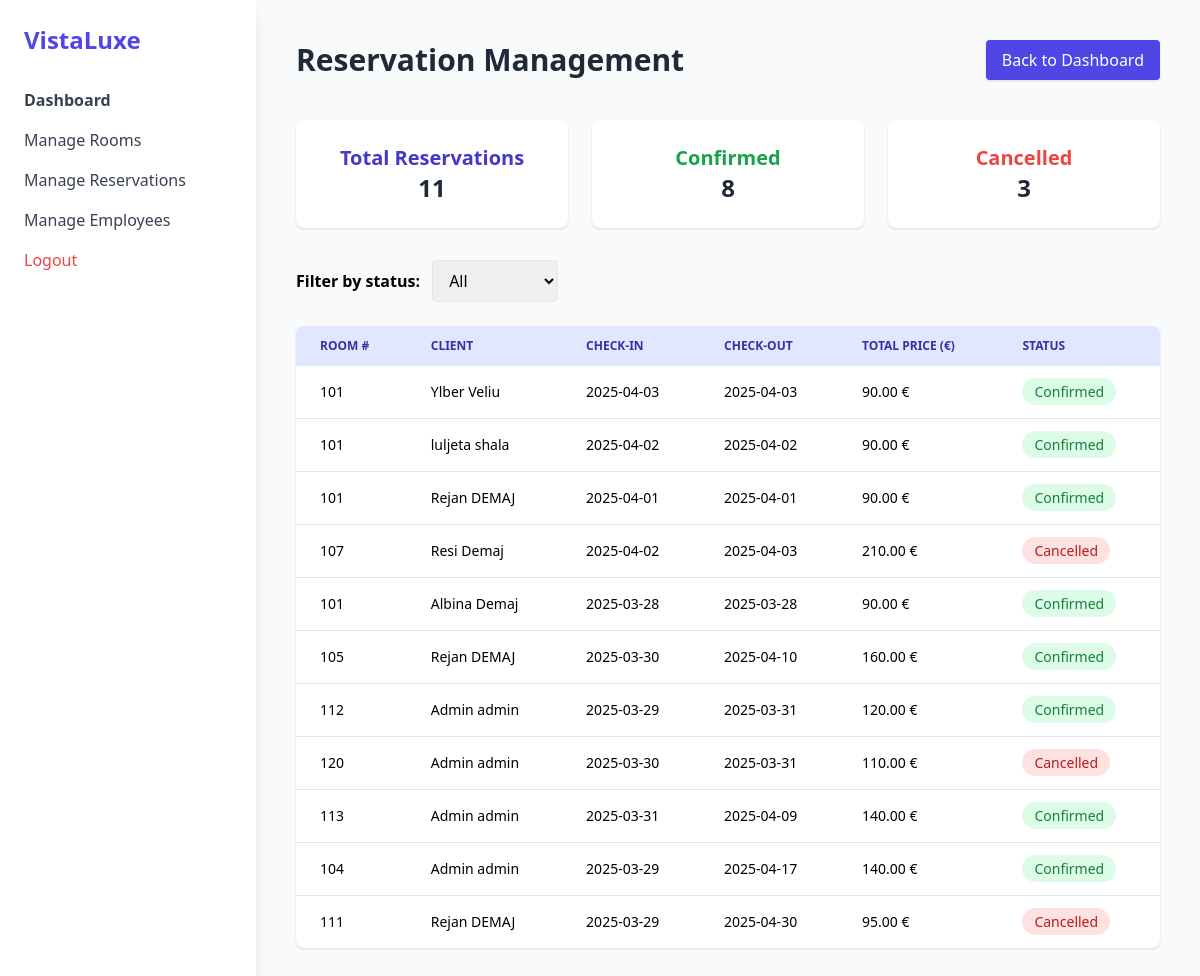
The app's page /admin/reservations.php (signed in) with its own data.
### tables this page shows
CREATE TABLE `reservations` (
  `id` int(11) NOT NULL,
  `user_id` int(11) DEFAULT NULL,
  `room_id` int(11) DEFAULT NULL,
  `check_in` date DEFAULT NULL,
  `check_out` date DEFAULT NULL,
  `total_price` decimal(10,2) DEFAULT NULL,
  `status` enum('pending','confirmed','cancelled') DEFAULT 'pending',
  `created_at` timestamp NOT NULL DEFAULT current_timestamp()
);

CREATE TABLE `rooms` (
  `id` int(11) NOT NULL,
  `room_number` varchar(10) DEFAULT NULL,
  `room_type_id` int(11) DEFAULT NULL,
  `price` decimal(10,2) DEFAULT NULL,
  `description` text DEFAULT NULL,
  `photo` varchar(255) DEFAULT NULL,
  `status` enum('available','booked') DEFAULT 'available',
  `created_at` timestamp NOT NULL DEFAULT current_timestamp()
);

CREATE TABLE `users` (
  `id` int(11) NOT NULL,
  `first_name` varchar(50) DEFAULT NULL,
  `last_name` varchar(50) DEFAULT NULL,
  `email` varchar(100) DEFAULT NULL,
  `password` varchar(255) DEFAULT NULL,
  `role` enum('admin','user') DEFAULT 'user',
  `created_at` timestamp NOT NULL DEFAULT current_timestamp()
);

### admin/reservations.php (the view, shortened to what this page needs)
<?php
include '../config.php';
$status_filter_value = isset($_GET['status']) ? $_GET['status'] : '';
$status_filter = ($status_filter_value !== '')
  ? "AND reservations.status = '" . mysqli_real_escape_string($conn, $status_filter_value) . "'"
  : '';
$reservations = mysqli_query($conn, "
  SELECT reservations.*, rooms.room_number, users.first_name, users.last_name
  FROM reservations
  JOIN rooms ON reservations.room_id = rooms.id
  JOIN users ON reservations.user_id = users.id
  WHERE 1=1 $status_filter
  ORDER BY reservations.created_at DESC
");
$total_reservations = mysqli_num_rows(mysqli_query($conn, "SELECT id FROM reservations"));
$total_confirmed = mysqli_num_rows(mysqli_query($conn, "SELECT id FROM reservations WHERE status = 'confirmed'"));
$total_cancelled = mysqli_num_rows(mysqli_query($conn, "SELECT id FROM reservations WHERE status = 'cancelled'"));
?>
<!DOCTYPE html>
<html lang="en">
<head>
  <script src="https://cdn.tailwindcss.com"></script>
</head>
<body class="bg-gray-50 font-sans">
<div class="flex">
  <aside class="w-64 bg-white shadow-lg min-h-screen p-6">
    <h2 class="text-2xl font-extrabold text-indigo-600 mb-8">VistaLuxe</h2>
    <nav class="space-y-4 text-gray-700">
      <a href="dashboard.php" class="block hover:text-indigo-600 font-semibold">Dashboard</a>
      <a href="rooms.php" class="block hover:text-indigo-600">Manage Rooms</a>
      <a href="reservations.php" class="block hover:text-indigo-600">Manage Reservations</a>
      <a href="employees.php" class="block hover:text-indigo-600">Manage Employees</a>
      <a href="../logout.php" class="block text-red-500 hover:text-red-600">Logout</a>
    </nav>
  </aside>
  <div class="flex-1 p-10">
    <div class="flex justify-between items-center mb-10">
      <h2 class="text-3xl font-bold text-gray-800">Reservation Management</h2>
      <a href="dashboard.php" class="bg-indigo-600 hover:bg-indigo-700 text-white px-4 py-2 rounded shadow">Back to Dashboard</a>
    </div>
    <div class="grid grid-cols-1 md:grid-cols-3 gap-6 mb-8">
      <div class="bg-white rounded-lg shadow p-6 text-center">
        <h3 class="text-xl font-bold text-indigo-700">Total Reservations</h3>
        <p class="text-2xl font-semibold text-gray-800"><?php echo $total_reservations; ?></p>
      </div>
      <div class="bg-white rounded-lg shadow p-6 text-center">
        <h3 class="text-xl font-bold text-green-600">Confirmed</h3>
        <p class="text-2xl font-semibold text-gray-800"><?php echo $total_confirmed; ?></p>
      </div>
      <div class="bg-white rounded-lg shadow p-6 text-center">
        <h3 class="text-xl font-bold text-red-500">Cancelled</h3>
        <p class="text-2xl font-semibold text-gray-800"><?php echo $total_cancelled; ?></p>
      </div>
    </div>
    <form method="GET" class="mb-6">
      <label for="status" class="mr-2 font-semibold">Filter by status:</label>
      <select name="status" id="status" onchange="this.form.submit()" class="border rounded px-3 py-2">
        <option value="" <?= $status_filter_value === '' ? 'selected' : '' ?>>All</option>
      </select>
    </form>
    <div class="overflow-x-auto bg-white rounded-lg shadow">
      <table class="min-w-full text-sm text-left">
        <thead class="bg-indigo-100 text-indigo-800 uppercase text-xs">
          <tr>
            <th class="px-6 py-3">Room #</th>
            <th class="px-6 py-3">Client</th>
            <th class="px-6 py-3">Check-In</th>
            <th class="px-6 py-3">Check-Out</th>
            <th class="px-6 py-3">Total Price (€)</th>
            <th class="px-6 py-3">Status</th>
          </tr>
        </thead>
        <tbody class="divide-y divide-gray-200">
          <?php while($res = mysqli_fetch_assoc($reservations)): ?>
            <tr class="hover:bg-gray-50">
              <td class="px-6 py-4"><?= htmlspecialchars($res['room_number']) ?></td>
              <td class="px-6 py-4"><?= htmlspecialchars($res['first_name'] . ' ' . $res['last_name']) ?></td>
              <td class="px-6 py-4"><?= htmlspecialchars($res['check_in']) ?></td>
              <td class="px-6 py-4"><?= htmlspecialchars($res['check_out']) ?></td>
              <td class="px-6 py-4"><?= htmlspecialchars($res['total_price']) ?> €</td>
              <td class="px-6 py-4">
                <?php
                  $status = strtolower($res['status']);
                  $color = match($status) {
                    'pending' => 'bg-yellow-100 text-yellow-700',
                    'confirmed' => 'bg-green-100 text-green-700',
                    'cancelled' => 'bg-red-100 text-red-700',
                    default => 'bg-gray-100 text-gray-600'
                  };
                ?>
                <span class="px-3 py-1 rounded-full text-sm font-medium <?= $color ?>">
                  <?= ucfirst($status) ?>
                </span>
              </td>
            </tr>
          <?php endwhile; ?>
        </tbody>
      </table>
    </div>
  </div>
</div>
</body>
</html>

### records on screen
reservations: room.room_number "101", user.last_name "Ylber Veliu", check_in "2025-04-03", check_out "2025-04-03", total_price "90.00", status "Confirmed"
reservations: room.room_number "101", user.last_name "luljeta shala", check_in "2025-04-02", check_out "2025-04-02", total_price "90.00", status "Confirmed"
reservations: room.room_number "101", user.last_name "Rejan DEMAJ", check_in "2025-04-01", check_out "2025-04-01", total_price "90.00", status "Confirmed"
reservations: room.room_number "107", user.last_name "Resi Demaj", check_in "2025-04-02", check_out "2025-04-03", total_price "210.00", status "Cancelled"
reservations: room.room_number "101", user.last_name "Albina Demaj", check_in "2025-03-28", check_out "2025-03-28", total_price "90.00", status "Confirmed"
reservations: room.room_number "105", user.last_name "Rejan DEMAJ", check_in "2025-03-30", check_out "2025-04-10", total_price "160.00", status "Confirmed"
reservations: room.room_number "112", user.last_name "Admin admin", check_in "2025-03-29", check_out "2025-03-31", total_price "120.00", status "Confirmed"
reservations: room.room_number "120", user.last_name "Admin admin", check_in "2025-03-30", check_out "2025-03-31", total_price "110.00", status "Cancelled"
reservations: room.room_number "113", user.last_name "Admin admin", check_in "2025-03-31", check_out "2025-04-09", total_price "140.00", status "Confirmed"
reservations: room.room_number "104", user.last_name "Admin admin", check_in "2025-03-29", check_out "2025-04-17", total_price "140.00", status "Confirmed"
reservations: room.room_number "111", user.last_name "Rejan DEMAJ", check_in "2025-03-29", check_out "2025-04-30", total_price "95.00", status "Cancelled"

### other values on screen
$total_reservations "11"
$total_confirmed "8"
$total_cancelled "3"
